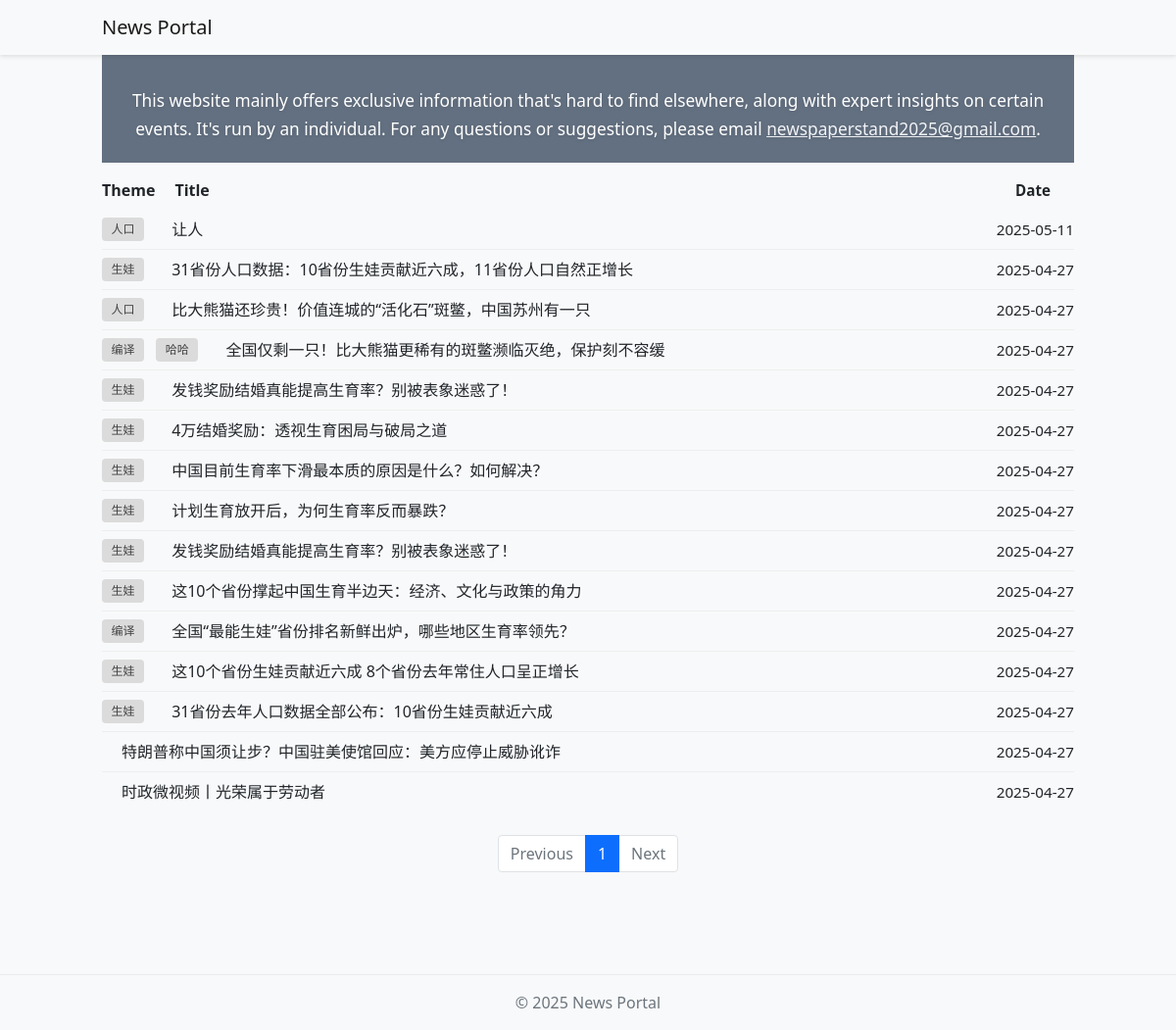
Before: / with the older database file.
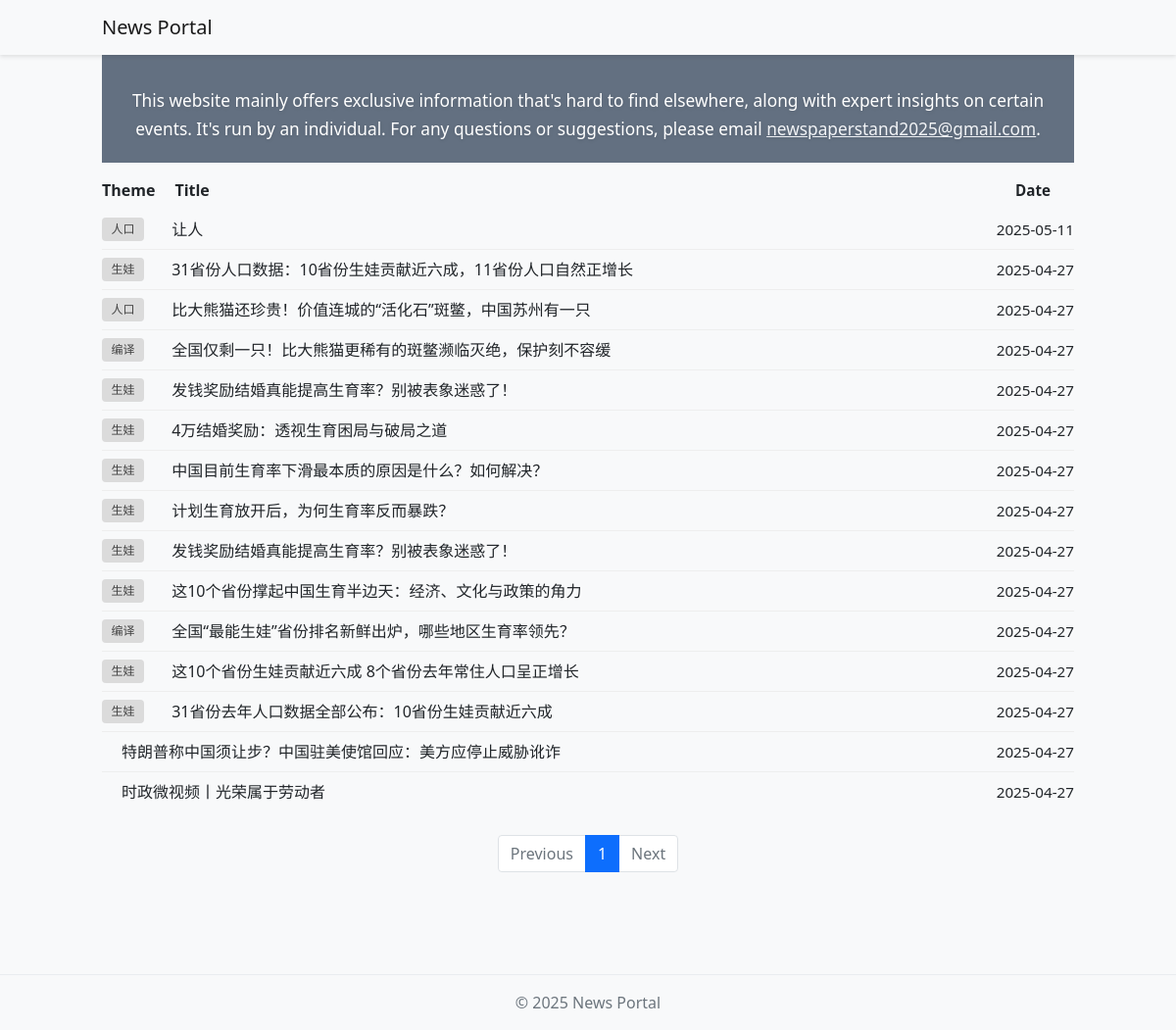
After: the same page with the newer database file.
### app/models.py (models this page shows, shortened)
class Tag(db.Model):
    id = db.Column(db.Integer, primary_key=True)
    name = db.Column(db.String(50), unique=True, nullable=False)
    created_at = db.Column(db.DateTime, default=datetime.utcnow)

class Article(db.Model):
    id = db.Column(db.Integer, primary_key=True)
    title = db.Column(db.String(200), nullable=False)
    subtitle = db.Column(db.String(200))
    content = db.Column(db.Text, nullable=False)
    is_published = db.Column(db.Boolean, default=False)
    is_top = db.Column(db.Boolean, default=False)
    is_recommended = db.Column(db.Boolean, default=False)
    created_at = db.Column(db.DateTime, default=datetime.utcnow)
    updated_at = db.Column(
        db.DateTime, default=datetime.utcnow, onupdate=datetime.utcnow
    )
    author_id = db.Column(db.Integer, db.ForeignKey("user.id"))
    tags = db.relationship("Tag", secondary="article_tag", backref="articles")
    images = db.relationship("Image", backref="article", lazy="dynamic")

### app/main/routes.py (the view)
@bp.route("/")
def index():
    page = request.args.get("page", 1, type=int)
    top_articles = (
        Article.query.filter_by(is_published=True, is_top=True)
        .order_by(Article.created_at.desc())
        .limit(4)
        .all()
    )
    recommended_articles = (
        Article.query.filter_by(is_published=True, is_recommended=True)
        .order_by(Article.created_at.desc())
        .limit(6)
        .all()
    )
    latest_articles = (
        Article.query.filter_by(is_published=True)
        .order_by(Article.created_at.desc())
        .paginate(page=page, per_page=current_app.config["POSTS_PER_PAGE"])
    )
    return render_template(
        "main/index.html",
        top_articles=top_articles,
        recommended_articles=recommended_articles,
        latest_articles=latest_articles.items,
        pagination=latest_articles,
    )

### app/templates/main/index.html (shortened to what this page needs)
{% extends "base.html" %} {% block content %}
<div class="homepage-bg container">
  <div class="homepage-intro-inner">
    This website mainly offers exclusive information that's hard to find
    elsewhere, along with expert insights on certain events. It's run by an
    individual. For any questions or suggestions, please email
    <a href="mailto:newspaperstand2025@gmail.com" style="color: #f1f3f6"
      >newspaperstand2025@gmail.com</a
    >.
  </div>
  <div class="homepage-container">
    <div class="mb-4">
      <div
        class="article-list-row"
        style="
          font-weight: bold;
          background: #f5f5f5;
          cursor: default;
          text-align: center;
        "
      >
        <div
          class="article-list-tags"
          style="text-align: center; margin-right: 20px"
        >
          Theme
        </div>
        <div
          class="article-list-title"
          style="text-align: left; margin-left: 20px"
        >
          Title
        </div>
        <div class="article-list-date" style="text-align: left">Date</div>
      </div>
      {% for article in latest_articles %}
      <div
        class="article-list-row{% if not loop.last %} not-last{% endif %}"
        onclick="window.location='{{ url_for('main.article', id=article.id) }}'"
        style="cursor: pointer"
      >
        <div class="article-list-tags" style="margin-right: 20px">
          {% for tag in article.tags %}
          <a
            href="{{ url_for('main.tag', id=tag.id) }}"
            class="badge bg-secondary text-decoration-none"
            onclick="event.stopPropagation();"
            >{{ tag.name }}</a
          >
          {% endfor %}
        </div>
        <div class="article-list-title" style="margin-left: 20px">
          {{ article.title }}
        </div>
        <div class="article-list-date" style="text-align: left">
          {{ article.created_at.strftime('%Y-%m-%d') }}
        </div>
      </div>
      {% endfor %} {% if pagination %}
      <nav aria-label="Page navigation" class="mt-4">
        <ul class="pagination justify-content-center">
          {% if pagination.has_prev %}
          <li class="page-item">
            <a
              class="page-link"
              href="{{ url_for('main.index', page=pagination.prev_num) }}"
              >Previous</a
            >
          </li>
          {% else %}
          <li class="page-item disabled">
            <span class="page-link">Previous</span>
          </li>
          {% endif %} {% for page in pagination.iter_pages() %} {% if page %} {%
          if page != pagination.page %}
          <li class="page-item">
            <a class="page-link" href="{{ url_for('main.index', page=page) }}"
              >{{ page }}</a
            >
          </li>
          {% else %}
          <li class="page-item active">
            <span class="page-link">{{ page }}</span>
          </li>
          {% endif %} {% else %}
          <li class="page-item disabled">
            <span class="page-link">...</span>
          </li>
          {% endif %} {% endfor %} {% if pagination.has_next %}
          <li class="page-item">
            <a
              class="page-link"
              href="{{ url_for('main.index', page=pagination.next_num) }}"
              >Next</a
            >
          </li>
          {% else %}
          <li class="page-item disabled">
            <span class="page-link">Next</span>
          </li>
          {% endif %}
        </ul>
      </nav>
      {% endif %}
    </div>
  </div>
</div>
{% endblock %}

Changed rows visible on the page:
changed Article "全国仅剩一只！比大熊猫更稀有的斑鳖濒临灭绝，保护刻不容缓": loses Tag (name "哈哈")
